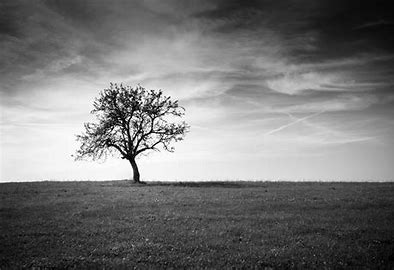
%> input picture tree.jpg, 394 x 270 px
$ octave power_2d_dft.m   (GNU Octave 9; MATLAB toolbox functions it lacks are replaced by stand-ins)
%> lines starting %> are read from the running program, lines starting %| are printed output that depends on the picture
% Read in an image
img = imread('tree.jpg');
%> img is the input picture: size 270x394x3 uint8; min 0, max 255, mean 119.7

% Perform the 2D DFT on the image
dft_result = fft2(img);

% Get the magnitude of the result
magnitude = abs(dft_result);
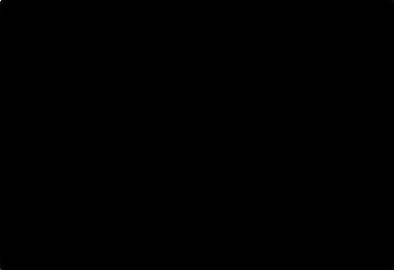
%> magnitude: size 270x394x3 double; min 9, max 12729749, mean 5373.2; drawn with min black and max white

% Get the phase of the result
phase = angle(dft_result);
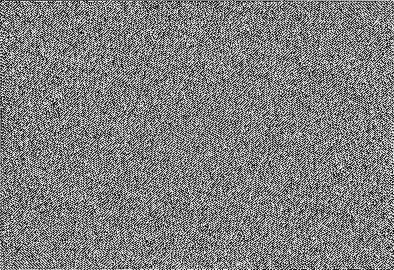
%> phase: size 270x394x3 double; min -3.14, max 3.14, mean 2.95e-05; drawn with min black and max white

% Raise the magnitude to a power, say 2
magnitude = magnitude.^2;

% Reconstruct the DFT using the new magnitude and original phase
new_dft_result = magnitude .* exp(1i*phase);

% Perform the inverse DFT to get the image back in spatial domain
new_img = ifft2(new_dft_result);
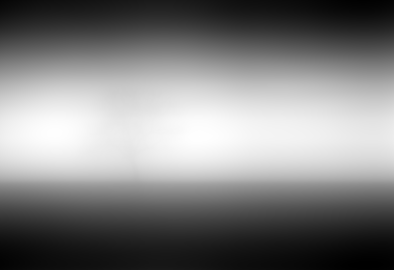
%> new_img: size 270x394x3 double; min 1.16e+09, max 1.88e+09, mean 1.52e+09; drawn with min black and max white

% Display the original and new images
subplot(1, 2, 1);
imshow(img);
title("Original Image");
subplot(1, 2, 2);
imshow(real(new_img));
title("New Image after Power of 2 DFT");

$ run again, with Harish_agarwal_Gun.jpg copied over tree.jpg
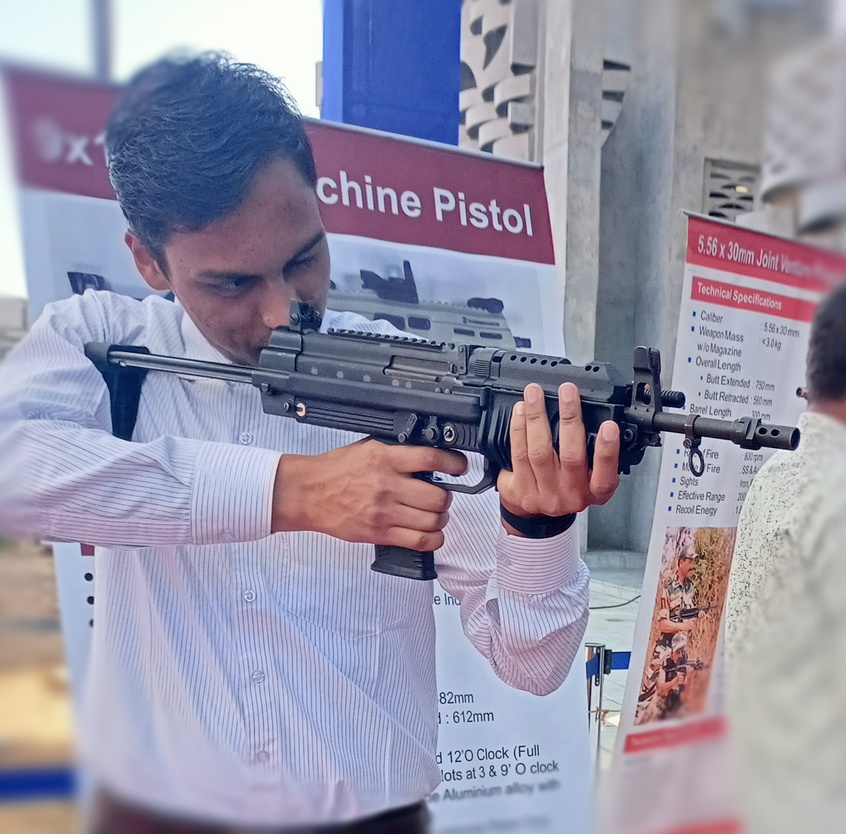
%> input picture Harish_agarwal_Gun.jpg, 846 x 834 px, shrunk from 1773 x 1746 before the run
%> img is the input picture: size 834x846x3 uint8; mean R, G, B 149.5, 146.5, 167
%> `phase = angle(dft_result);`:
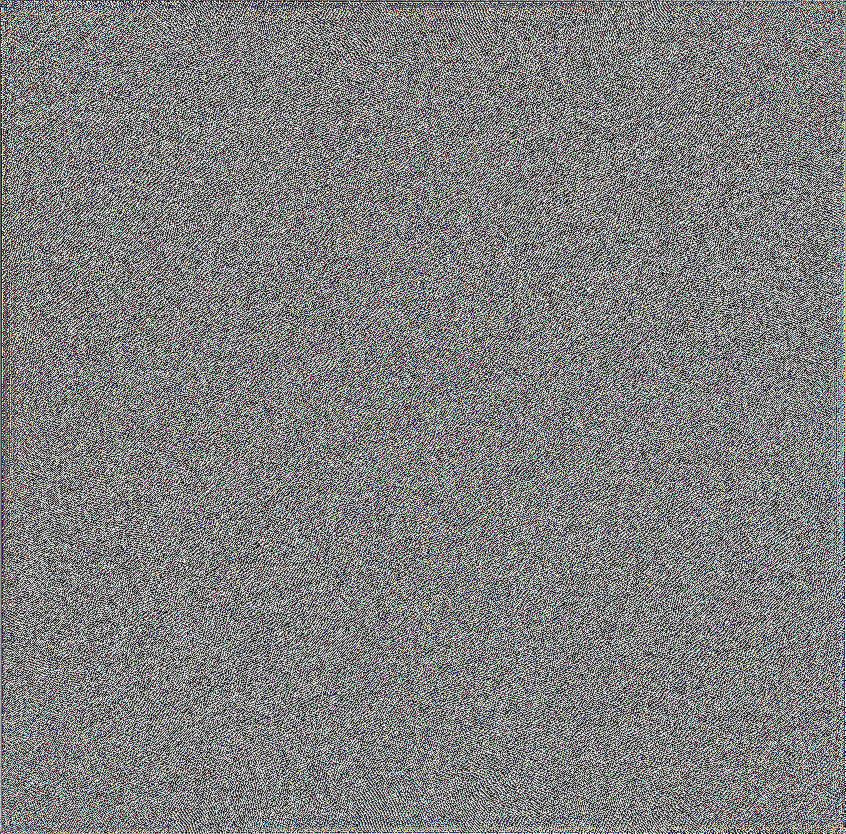
%> phase: size 834x846x3 double; mean R, G, B -7.59e-18, 4.45e-06, 6.3e-18; drawn with min black and max white
%> `new_img = ifft2(new_dft_result);`:
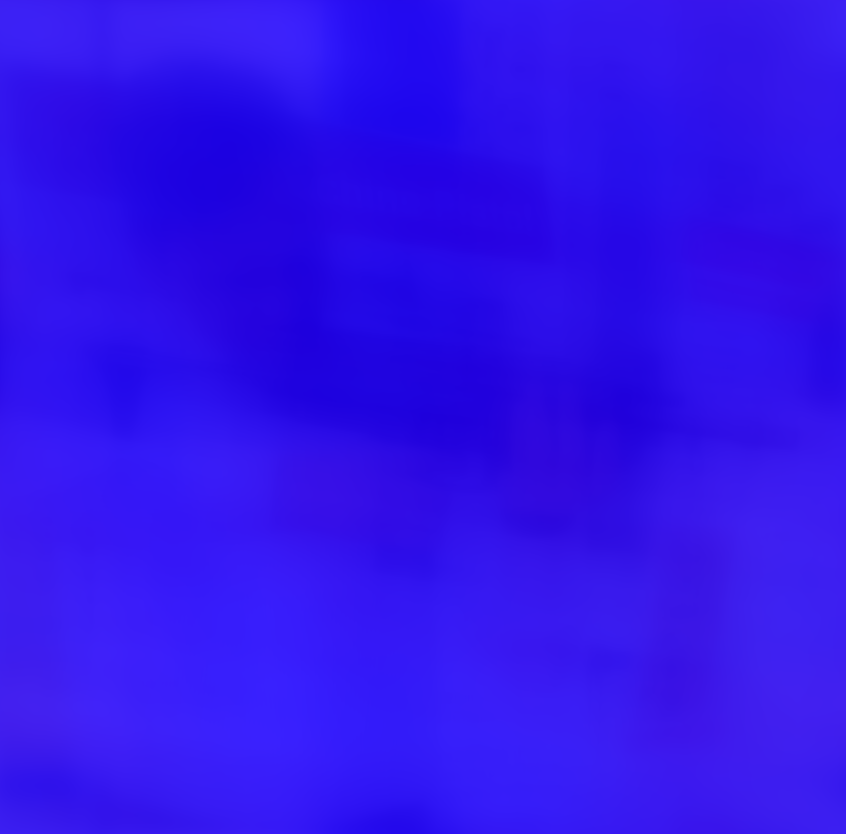
%> new_img: size 834x846x3 double; mean R, G, B 1.58e+10, 1.51e+10, 1.97e+10; drawn with min black and max white

$ run again, with dooba.jpg copied over tree.jpg
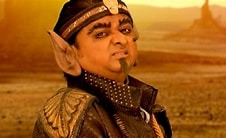
%> input picture dooba.jpg, 226 x 138 px
%> img is the input picture: size 138x226x3 uint8; mean R, G, B 155.1, 88.8, 23.8
%> `phase = angle(dft_result);`:
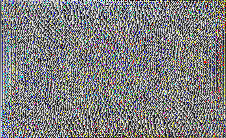
%> phase: size 138x226x3 double; mean R, G, B -0.000101, 0.000101, -0.000101; drawn with min black and max white
%> `new_img = ifft2(new_dft_result);`:
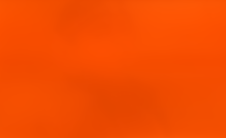
%> new_img: size 138x226x3 double; mean R, G, B 750581544.6, 246100846.6, 17652120.1; drawn with min black and max white

$ run again, with rishi.jpg copied over tree.jpg
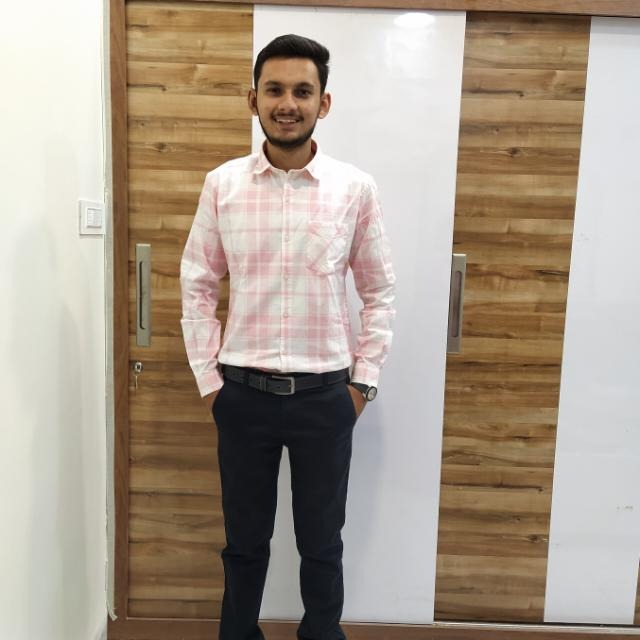
%> input picture rishi.jpg, 640 x 640 px
%> img is the input picture: size 640x640x3 uint8; mean R, G, B 169.6, 156.1, 140.8
%> `phase = angle(dft_result);`:
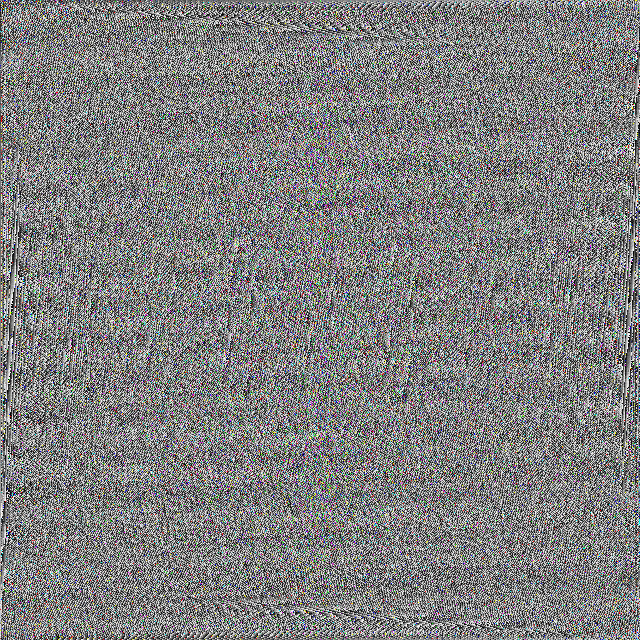
%> phase: size 640x640x3 double; mean R, G, B 7.67e-06, 1.53e-05, 7.67e-06; drawn with min black and max white
%> `new_img = ifft2(new_dft_result);`:
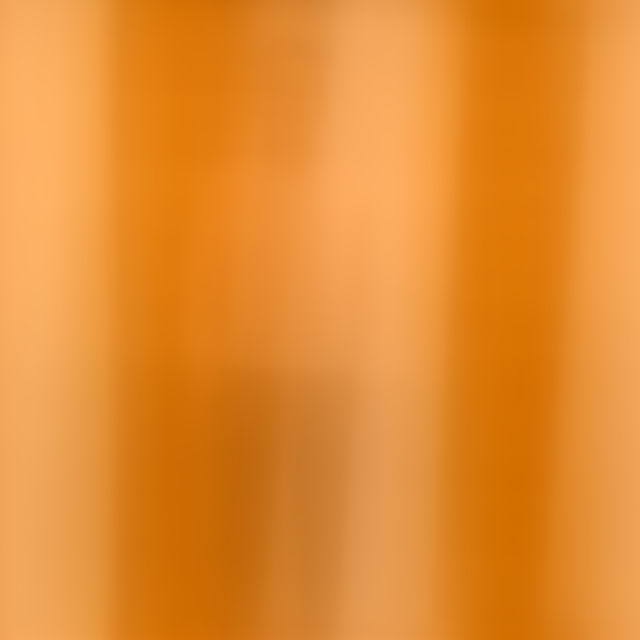
%> new_img: size 640x640x3 double; mean R, G, B 11776802015, 9.98e+09, 8.11e+09; drawn with min black and max white
